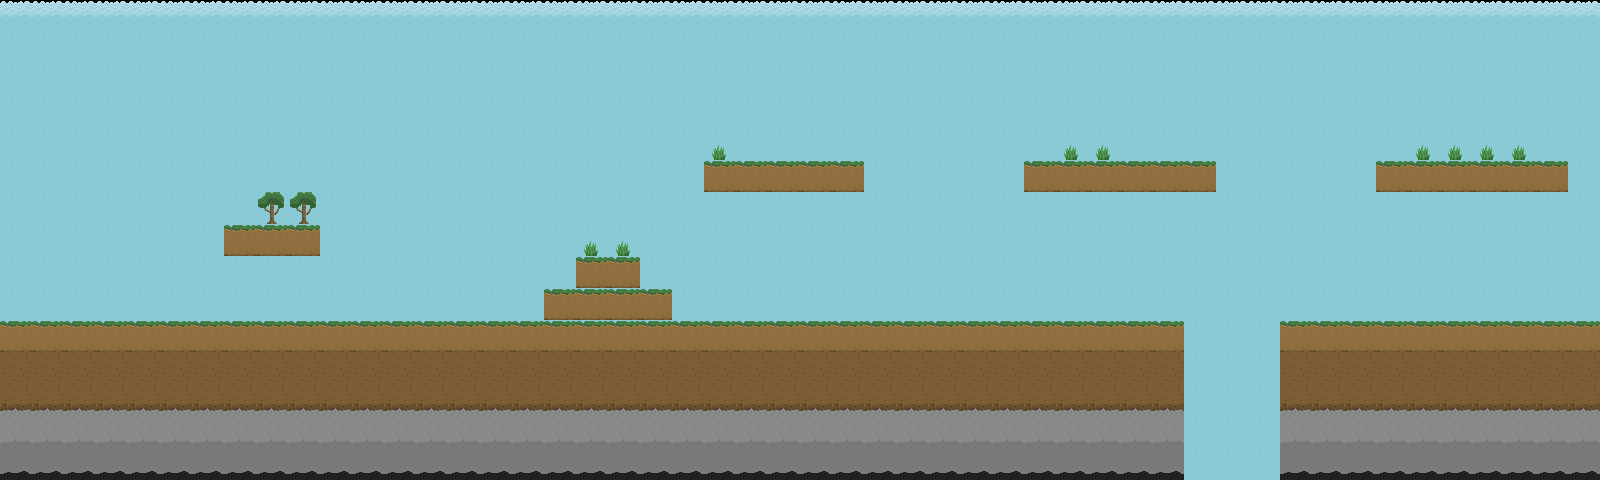

A level layout from a 2D game, rendered from its tile map. Below: a short description, then the map file with tile-grid data replaced by summaries:
An orthogonal 50x15 tile map with 32x32 px tiles, 2 tile layers (Cielo, Terreno).

<map version="1.2" tiledversion="1.2.2" orientation="orthogonal" renderorder="right-down" width="50" height="15" tilewidth="32" tileheight="32" infinite="0" nextlayerid="5" nextobjectid="1">
 <tileset firstgid="1" name="PixelAtlas" tilewidth="32" tileheight="32" tilecount="20" columns="4">
  <image source="PixelAtlas.png" width="128" height="160" />
 </tileset>
 <layer id="4" name="Cielo" width="50" height="15">
  <data>[750 cells, 750 non-empty, 2 distinct tile ids]</data>
 </layer>
 <layer id="1" name="Terreno" width="50" height="15">
  <data>[750 cells, 272 non-empty, 7 distinct tile ids]</data>
 </layer>
</map>
